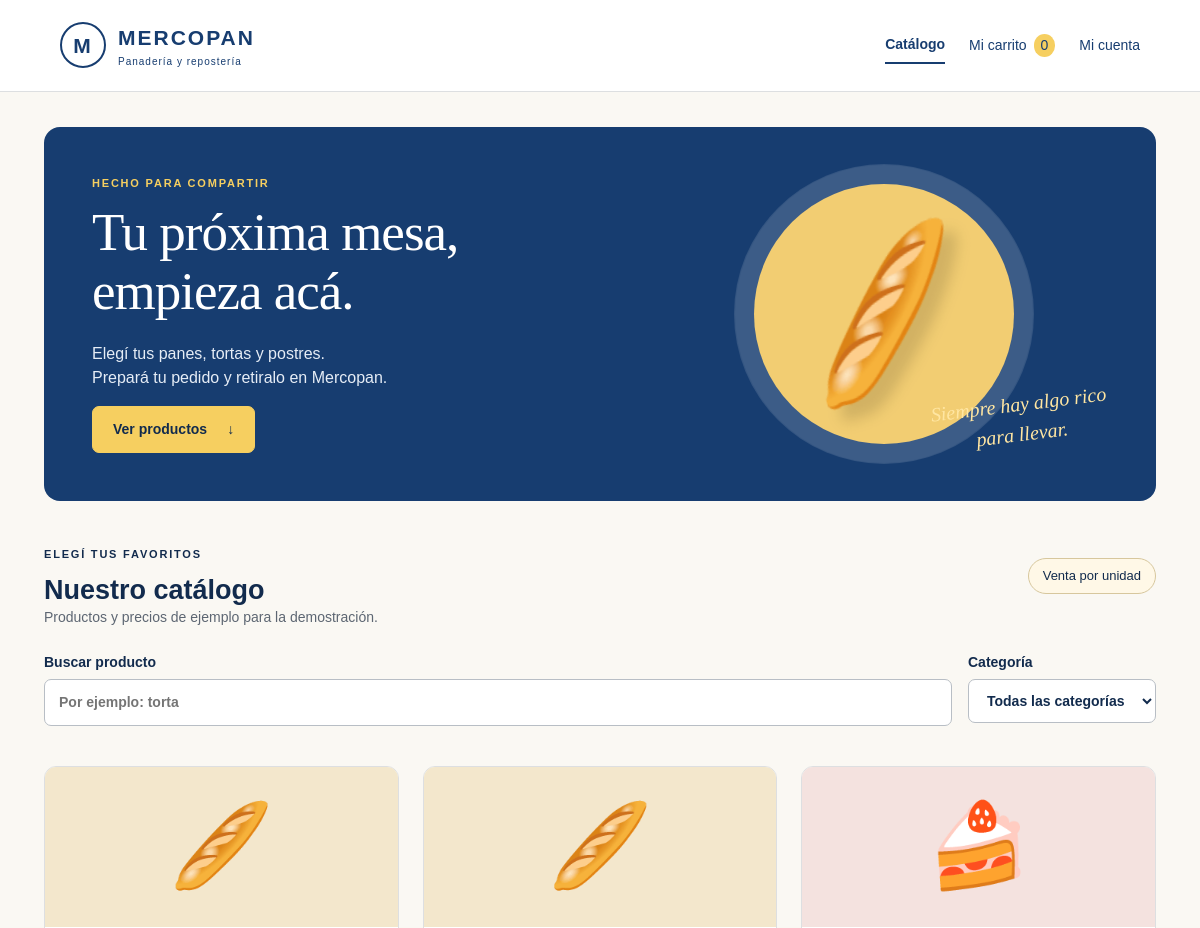
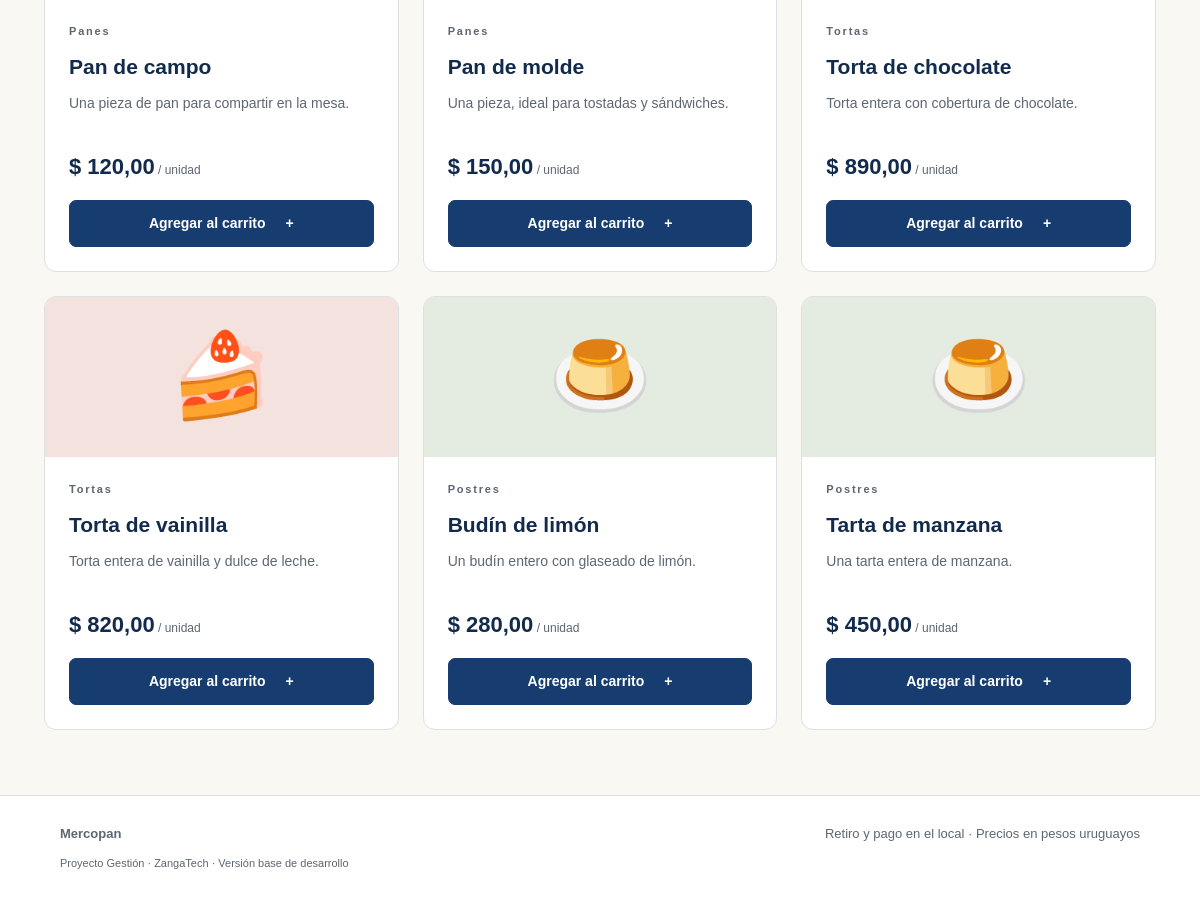
The page / on the database its author committed (2 pictures, top to bottom).
### tables this page shows
CREATE TABLE IF NOT EXISTS productos (
    id INT UNSIGNED AUTO_INCREMENT PRIMARY KEY,
    nombre VARCHAR(100) NOT NULL,
    descripcion VARCHAR(255) NOT NULL,
    categoria ENUM('Panes','Tortas','Postres') NOT NULL,
    precio DECIMAL(10,2) NOT NULL,
    activo TINYINT(1) NOT NULL DEFAULT 1,
    CHECK (precio > 0)
);

### includes/app.php (called while the page is built, shortened)
<?php
require __DIR__ . '/config.php';
$sitio = json_decode(file_get_contents(__DIR__ . '/../assets/sitio.json'), true);
function db() {
    global $config;
    static $pdo;
    if (!$pdo) {
        $dsn = "mysql:host={$config['host']};port={$config['port']};dbname={$config['database']};charset=utf8mb4";
        $pdo = new PDO($dsn, $config['user'], $config['password'], [
            PDO::ATTR_ERRMODE => PDO::ERRMODE_EXCEPTION,
            PDO::ATTR_DEFAULT_FETCH_MODE => PDO::FETCH_ASSOC,
            PDO::ATTR_EMULATE_PREPARES => false,
        ]);
    }
    return $pdo;
}
function e($texto) { return htmlspecialchars((string) $texto, ENT_QUOTES, 'UTF-8'); }
function dinero($centavos) { return '$ ' . number_format($centavos / 100, 2, ',', '.'); }
function centavos($precio) {
    $partes = explode('.', (string) $precio);
    return (int) $partes[0] * 100 + (int) str_pad($partes[1] ?? '', 2, '0');
}
function usuario() { return $_SESSION['usuario'] ?? null; }

### index.php (the view, shortened to what this page needs)
<?php
require __DIR__ . '/includes/app.php';
try { $productos = db()->query('SELECT * FROM productos WHERE activo = 1 ORDER BY categoria, nombre')->fetchAll(); }
catch (PDOException $ex) { error_log($ex->getMessage()); $productos = []; $error = true; http_response_code(503); }
require __DIR__ . '/includes/header.php';
?>
<section class="hero">
    <div><p class="etiqueta">HECHO PARA COMPARTIR</p><h1>Tu próxima mesa,<br>empieza acá.</h1><p>Elegí tus panes, tortas y postres.<br>Prepará tu pedido y retiralo en Mercopan.</p><a class="boton" href="#catalogo">Ver productos <span aria-hidden="true">↓</span></a></div>
    <div class="hero-arte" aria-hidden="true"><span class="anillo"></span><span class="pan">🥖</span><span class="nota">Siempre hay algo rico<br>para llevar.</span></div>
</section>
<section id="catalogo">
    <div class="seccion-titulo"><div><p class="etiqueta">ELEGÍ TUS FAVORITOS</p><h2>Nuestro catálogo</h2></div><span class="pill">Venta por unidad</span></div>
    <p class="muted">Productos y precios de ejemplo para la demostración.</p>
    <div class="filtros" hidden id="filtros">
        <label>Buscar producto<input type="search" id="buscar" placeholder="Por ejemplo: torta"></label>
        <label>Categoría<select id="categoria"><option value="">Todas las categorías</option><?php foreach ($sitio['categorias'] as $categoria): ?><option><?= e($categoria) ?></option><?php endforeach; ?></select></label>
    </div>
    <div class="productos">
    <?php foreach ($productos as $producto): ?>
        <article class="producto" data-nombre="<?= e($producto['nombre']) ?>" data-categoria="<?= e($producto['categoria']) ?>">
            <div class="producto-arte <?= $producto['categoria'] === 'Tortas' ? 'rosa' : ($producto['categoria'] === 'Postres' ? 'verde' : '') ?>" aria-hidden="true"><?= ['Panes' => '🥖', 'Tortas' => '🍰', 'Postres' => '🍮'][$producto['categoria']] ?? '🍞' ?></div>
            <div class="producto-info"><p class="etiqueta"><?= e($producto['categoria']) ?></p><h3><?= e($producto['nombre']) ?></h3><p class="descripcion"><?= e($producto['descripcion']) ?></p><p class="precio"><?= dinero(centavos($producto['precio'])) ?><small> / unidad</small></p>
            <form action="carrito_accion.php" method="post"><button class="boton ancho" type="submit">Agregar al carrito <span aria-hidden="true">+</span></button></form></div>
        </article>
    <?php endforeach; ?>
    </div><p id="sin-resultados" class="vacio" hidden>No encontramos productos con esa búsqueda.</p>
</section>
<?php require __DIR__ . '/includes/footer.php'; ?>

### includes/header.php (shortened to what this page needs)
<!DOCTYPE html>
<html lang="es">
<head>
    <link rel="stylesheet" href="assets/estilos.css">
</head>
<body>
<header class="cabecera">
    <a class="marca" href="index.php"><span class="sello" aria-hidden="true">M</span><span>MERCOPAN<small>Panadería y repostería</small></span></a>
    <nav aria-label="Navegación principal">
        <a href="index.php" <?= basename($_SERVER['PHP_SELF']) === 'index.php' ? 'aria-current="page"' : '' ?>>Catálogo</a>
        <a href="carrito.php" <?= basename($_SERVER['PHP_SELF']) === 'carrito.php' ? 'aria-current="page"' : '' ?>>Mi carrito <span class="contador"><?= array_sum($_SESSION['carrito']) ?></span></a>
        <?php if (usuario()): ?>
            <a href="perfil.php">Mi perfil</a>
            <?php if (usuario()['rol'] === 'admin'): ?><a href="admin.php">Administrar</a><?php endif; ?>
        <?php else: ?><a href="cuenta.php">Mi cuenta</a><?php endif; ?>
    </nav>
</header>
<main>

### includes/footer.php
</main>
<footer><strong><?= e($sitio['nombre']) ?></strong><span>Retiro y pago en el local · Precios en pesos uruguayos</span><small>Proyecto Gestión · ZangaTech · Versión base de desarrollo</small></footer>
</body>
</html>

### assets/estilos.css (style rules this page uses)
:root { --azul:#173d70; --oscuro:#122b4d; --amarillo:#f6cf60; --fondo:#faf8f3; --borde:#dddfe1; --gris:#5d6672; }
* { box-sizing:border-box; }
body { margin:0; font-family:Arial,Helvetica,sans-serif; color:var(--oscuro); background:var(--fondo); line-height:1.5; }
a { color:var(--azul); text-underline-offset:4px; }
button,input,select { font:inherit; }
button,a,input,select { -webkit-tap-highlight-color:transparent; }
.cabecera { padding:22px max(5%,calc((100% - 1160px)/2)); background:white; display:flex; align-items:center; justify-content:space-between; border-bottom:1px solid var(--borde); gap:20px; }
.marca { text-decoration:none; font-size:21px; font-weight:800; letter-spacing:2px; display:flex; gap:12px; align-items:center; }
.marca small { display:block; font-size:10px; font-weight:400; letter-spacing:1px; }
.sello { border:2px solid var(--azul); border-radius:50%; width:46px; height:46px; display:grid; place-items:center; }
nav { display:flex; gap:24px; align-items:center; font-size:14px; }
nav a { text-decoration:none; padding:7px 0; }
nav a[aria-current] { border-bottom:2px solid var(--azul); font-weight:bold; }
.contador { background:var(--amarillo); border-radius:50%; display:inline-block; padding:1px 7px; margin-left:3px; }
main { max-width:1160px; margin:auto; padding:35px 24px 65px; min-height:68vh; }
h1,h2,h3,p { margin-top:0; }
h1 { font-size:40px; line-height:1.12; letter-spacing:-1px; margin-bottom:20px; }
h2 { font-size:27px; line-height:1.2; margin-bottom:14px; }
h3 { font-size:21px; margin:5px 0 10px; }
.hero { border-radius:16px; overflow:hidden; padding:48px; background:var(--azul); color:white; display:grid; grid-template-columns:1.2fr 1fr; gap:32px; margin-bottom:45px; }
.hero h1 { font-family:Georgia,serif; font-size:53px; font-weight:400; }
.hero p { color:#e6edf6; }
.etiqueta { font-size:11px; font-weight:700; letter-spacing:1.8px; margin-bottom:12px; }
.hero .etiqueta { color:var(--amarillo); }
.hero .boton { background:var(--amarillo); color:var(--oscuro); border-color:var(--amarillo); }
.hero-arte { position:relative; min-height:270px; display:grid; place-items:center; }
.anillo { position:absolute; width:260px; height:260px; border-radius:50%; background:#f2cd72; box-shadow:0 0 0 19px #ffffff0a,0 0 0 20px #ffffff20; }
.pan { z-index:1; font-size:145px; transform:rotate(-16deg); filter:drop-shadow(10px 16px 7px #0002); }
.nota { position:absolute; right:0; bottom:4px; color:#ffe6a2; font-family:Georgia,serif; font-size:20px; font-style:italic; text-align:center; transform:rotate(-7deg); }
.seccion-titulo { display:flex; justify-content:space-between; align-items:center; gap:20px; }
.seccion-titulo h2 { margin-bottom:0; }
.pill { border:1px solid #d7c79d; border-radius:30px; padding:7px 14px; background:#fff8e7; font-size:13px; white-space:nowrap; }
.muted { color:var(--gris); font-size:14px; }
.filtros { display:flex; gap:16px; margin:24px 0; }
.filtros label:first-child { flex:1; }
label { display:block; font-size:14px; font-weight:600; }
input,select { display:block; width:100%; padding:12px 14px; border:1px solid #b8bec5; border-radius:7px; background:white; color:var(--oscuro); margin:6px 0 16px; }
.productos { display:grid; grid-template-columns:repeat(3,1fr); gap:24px; }
.producto { background:white; border:1px solid var(--borde); border-radius:12px; overflow:hidden; }
.producto-arte { height:160px; display:grid; place-items:center; background:#f3e7cc; font-size:83px; }
.producto-arte.rosa { background:#f4e2df; }
.producto-arte.verde { background:#e4ebe1; }
.producto-info { padding:24px; }
.producto-info .etiqueta { color:var(--gris); }
.descripcion { color:var(--gris); font-size:14px; min-height:43px; }
.precio { font-size:22px; font-weight:bold; margin-bottom:17px; }
.precio small { font-size:12px; font-weight:400; color:var(--gris); }
.boton { padding:12px 20px; border:1px solid var(--azul); border-radius:7px; background:var(--azul); color:white; display:inline-flex; align-items:center; justify-content:center; gap:20px; text-decoration:none; cursor:pointer; font-weight:600; font-size:14px; min-height:46px; }
.ancho { width:100%; }
footer { border-top:1px solid var(--borde); padding:28px 5%; display:flex; flex-wrap:wrap; justify-content:space-between; gap:12px; font-size:13px; color:var(--gris); background:white; }
footer small { flex-basis:100%; font-size:11px; }

### rows shown on the page
productos: categoria "🥖", categoria "Panes", nombre "Pan de campo", descripcion "Una pieza de pan para compartir en la mesa.", precio "$ 120,00"
productos: categoria "🥖", categoria "Panes", nombre "Pan de molde", descripcion "Una pieza, ideal para tostadas y sándwiches.", precio "$ 150,00"
productos: categoria "🍰", categoria "Tortas", nombre "Torta de chocolate", descripcion "Torta entera con cobertura de chocolate.", precio "$ 890,00"
productos: categoria "🍰", categoria "Tortas", nombre "Torta de vainilla", descripcion "Torta entera de vainilla y dulce de leche.", precio "$ 820,00"
productos: categoria "🍮", categoria "Postres", nombre "Budín de limón", descripcion "Un budín entero con glaseado de limón.", precio "$ 280,00"
productos: categoria "🍮", categoria "Postres", nombre "Tarta de manzana", descripcion "Una tarta entera de manzana.", precio "$ 450,00"

### other values the page prints
array_sum($_SESSION['carrito']) "0"
$sitio['nombre'] "Mercopan"
